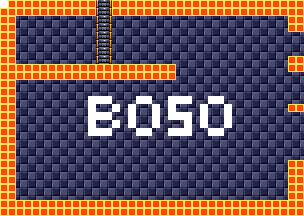

This game map was drawn from its Tiled (.tmx) file and the tilesets committed beside it. A one-line description and the trimmed map source follow:
An orthogonal 38x27 tile map with 8x8 px tiles, 4 tile layers (background, foreground, room numbers, Objects), 15 tilesets.

<map version="1.5" tiledversion="1.7.1" orientation="orthogonal" renderorder="right-down" width="38" height="27" tilewidth="8" tileheight="8" infinite="0" nextlayerid="11" nextobjectid="1">
 <tileset firstgid="1" source="tilesheets/tsKarniMata.tsx" />
 <tileset firstgid="1025" source="tilesheets/tsVoodooWasp.tsx" />
 <tileset firstgid="2049" source="tilesheets/tsBurial.tsx" />
 <tileset firstgid="3073" source="tilesheets/tsBlueTemple.tsx" />
 <tileset firstgid="4097" source="tilesheets/tsGoddess.tsx" />
 <tileset firstgid="5121" source="tilesheets/tsKonark.tsx" />
 <tileset firstgid="6145" name="sEnemies" tilewidth="8" tileheight="8" tilecount="1024" columns="32">
  <image source="../grapx/tilesheets/sObjects.bmp" trans="ff94ff" width="256" height="256" />
 </tileset>
 <tileset firstgid="7169" source="tilesheets/tsIceTemple.tsx" />
 <tileset firstgid="8193" source="tilesheets/tsLavaArea.tsx" />
 <tileset firstgid="9217" source="tilesheets/tsBossArea.tsx" />
 <tileset firstgid="10241" source="tilesheets/tsPegu.tsx" />
 <tileset firstgid="11265" source="tilesheets/sTiwanakuTemple.tsx" />
 <tileset firstgid="12289" source="tilesheets/sIndraTemple.tsx" />
 <tileset firstgid="13313" source="tilesheets/sTeleport.tsx" />
 <tileset firstgid="14337" source="tilesheets/sObjects.tsx" />
 <layer id="2" name="background" width="38" height="27">
  <data>[1026 cells, 1026 non-empty, 2 distinct tile ids]</data>
 </layer>
 <layer id="1" name="foreground" width="38" height="27">
  <data>[1026 cells, 270 non-empty, 3 distinct tile ids]</data>
 </layer>
 <layer id="7" name="room numbers" width="38" height="27">
  <data>[1026 cells, 45 non-empty, 1 distinct tile ids]</data>
 </layer>
 <layer id="10" name="Objects" width="38" height="27">
  <data>[1026 cells, 0 non-empty, 0 distinct tile ids]</data>
 </layer>
</map>
